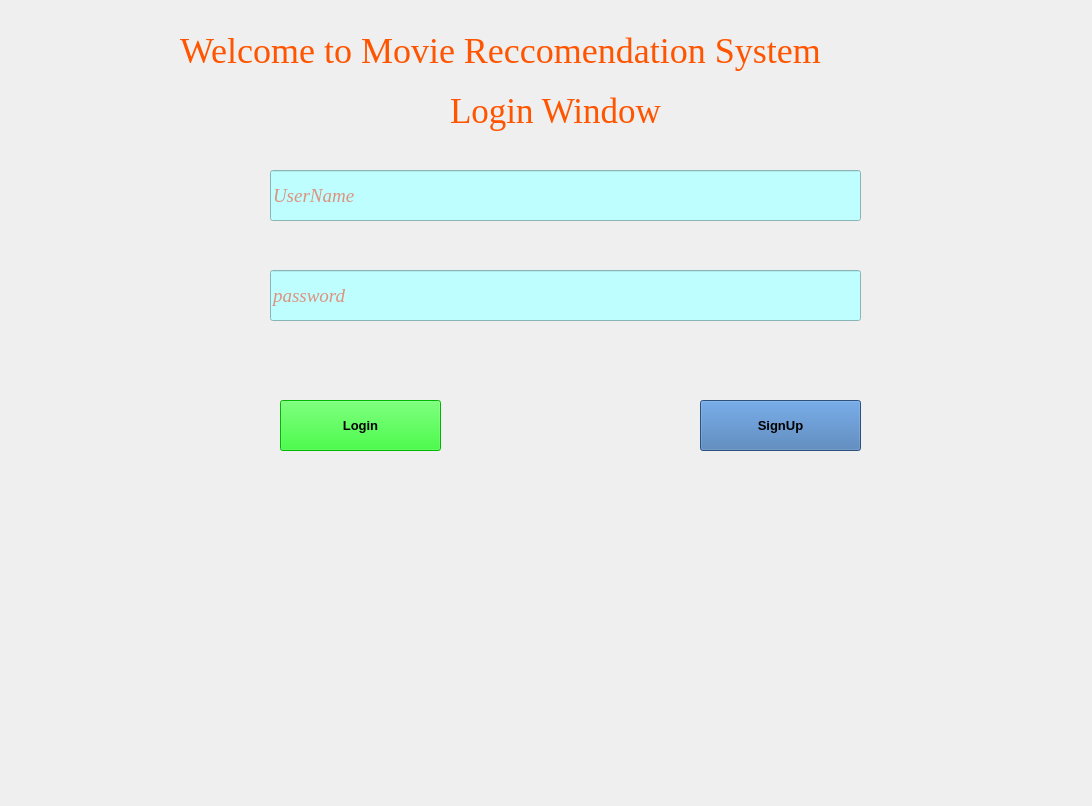
<?xml version="1.0" encoding="UTF-8"?>
<ui version="4.0">
 <class>MainWindow</class>
 <widget class="QMainWindow" name="MainWindow">
  <property name="geometry">
   <rect>
    <x>0</x>
    <y>0</y>
    <width>1092</width>
    <height>806</height>
   </rect>
  </property>
  <property name="windowTitle">
   <string>MainWindow</string>
  </property>
  <property name="styleSheet">
   <string notr="true">#centralwidget
{
	background-image:url(&quot;C:/Users/jaswa/Desktop/internship/projets/proj2/ui/image.jpg&quot;);
}</string>
  </property>
  <widget class="QWidget" name="centralwidget">
   <widget class="QPushButton" name="lg">
    <property name="geometry">
     <rect>
      <x>280</x>
      <y>400</y>
      <width>161</width>
      <height>51</height>
     </rect>
    </property>
    <property name="font">
     <font>
      <pointsize>10</pointsize>
      <weight>75</weight>
      <bold>true</bold>
     </font>
    </property>
    <property name="styleSheet">
     <string notr="true">background-color: rgb(0, 255, 0);</string>
    </property>
    <property name="text">
     <string>Login</string>
    </property>
   </widget>
   <widget class="QLineEdit" name="un">
    <property name="geometry">
     <rect>
      <x>270</x>
      <y>170</y>
      <width>591</width>
      <height>51</height>
     </rect>
    </property>
    <property name="font">
     <font>
      <family>Times New Roman</family>
      <pointsize>14</pointsize>
      <weight>9</weight>
      <italic>true</italic>
      <bold>false</bold>
     </font>
    </property>
    <property name="styleSheet">
     <string notr="true">color: rgb(255, 38, 0);
font: 75 italic 14pt &quot;Times New Roman&quot;;
background-color: rgb(190, 254, 255);</string>
    </property>
    <property name="placeholderText">
     <string>UserName</string>
    </property>
   </widget>
   <widget class="QLineEdit" name="pw">
    <property name="geometry">
     <rect>
      <x>270</x>
      <y>270</y>
      <width>591</width>
      <height>51</height>
     </rect>
    </property>
    <property name="font">
     <font>
      <family>Times New Roman</family>
      <pointsize>14</pointsize>
      <weight>9</weight>
      <italic>true</italic>
      <bold>false</bold>
     </font>
    </property>
    <property name="styleSheet">
     <string notr="true">color: rgb(255, 38, 0);
background-color: rgb(190, 254, 255);
font: 75 italic 14pt &quot;Times New Roman&quot;;</string>
    </property>
    <property name="echoMode">
     <enum>QLineEdit::Password</enum>
    </property>
    <property name="placeholderText">
     <string>password</string>
    </property>
   </widget>
   <widget class="QLabel" name="heading">
    <property name="geometry">
     <rect>
      <x>180</x>
      <y>30</y>
      <width>811</width>
      <height>41</height>
     </rect>
    </property>
    <property name="font">
     <font>
      <family>Times New Roman</family>
      <pointsize>27</pointsize>
      <weight>9</weight>
      <italic>false</italic>
      <bold>false</bold>
     </font>
    </property>
    <property name="styleSheet">
     <string notr="true">color: rgb(255, 85, 0);
font: 75 27pt &quot;Times New Roman&quot;;</string>
    </property>
    <property name="text">
     <string>Welcome to Movie Reccomendation System</string>
    </property>
   </widget>
   <widget class="QPushButton" name="su">
    <property name="geometry">
     <rect>
      <x>700</x>
      <y>400</y>
      <width>161</width>
      <height>51</height>
     </rect>
    </property>
    <property name="font">
     <font>
      <pointsize>10</pointsize>
      <weight>75</weight>
      <bold>true</bold>
     </font>
    </property>
    <property name="styleSheet">
     <string notr="true">background-color:rgb(62, 113, 175)</string>
    </property>
    <property name="text">
     <string>SignUp</string>
    </property>
   </widget>
   <widget class="QLabel" name="head">
    <property name="geometry">
     <rect>
      <x>370</x>
      <y>70</y>
      <width>371</width>
      <height>81</height>
     </rect>
    </property>
    <property name="font">
     <font>
      <family>Times New Roman</family>
      <pointsize>26</pointsize>
      <weight>9</weight>
      <italic>false</italic>
      <bold>false</bold>
     </font>
    </property>
    <property name="styleSheet">
     <string notr="true">color: rgb(255, 85, 0);
font: 75 26pt &quot;Times New Roman&quot;;</string>
    </property>
    <property name="text">
     <string>Login Window</string>
    </property>
    <property name="alignment">
     <set>Qt::AlignCenter</set>
    </property>
   </widget>
   <widget class="QLabel" name="er">
    <property name="geometry">
     <rect>
      <x>50</x>
      <y>610</y>
      <width>1021</width>
      <height>51</height>
     </rect>
    </property>
    <property name="font">
     <font>
      <family>Times New Roman</family>
      <pointsize>20</pointsize>
      <weight>50</weight>
      <italic>false</italic>
      <bold>false</bold>
     </font>
    </property>
    <property name="styleSheet">
     <string notr="true">color:rgb(170, 255, 0);
font: 20pt &quot;Times New Roman&quot;;</string>
    </property>
    <property name="text">
     <string/>
    </property>
    <property name="scaledContents">
     <bool>true</bool>
    </property>
    <property name="alignment">
     <set>Qt::AlignCenter</set>
    </property>
   </widget>
  </widget>
 </widget>
 <resources/>
 <connections/>
</ui>
